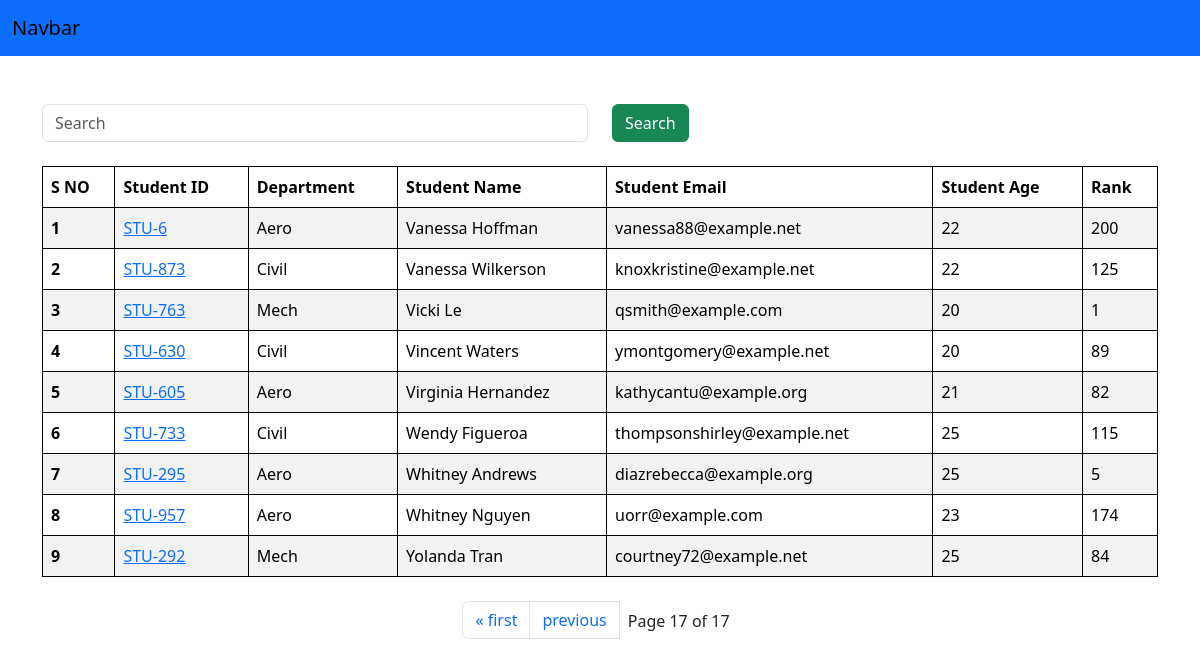
The page /?page=17 on the database its author committed.
### core/models.py (models this page shows, shortened)
class Student(models.Model):
    department_name = models.ForeignKey(Department, on_delete=models.CASCADE, null=True, blank=True, related_name='departmenttable')
    student_id = models.OneToOneField(StudentID, on_delete=models.CASCADE, related_name='studentid', null=True, blank=True)
    student_name = models.CharField(max_length=100)
    student_age = models.IntegerField(default=18)
    student_email = models.EmailField(unique=True)
    student_address = models.TextField()
    class Meta():
        ordering = ['student_name']

class StudentID(models.Model):
    student_id = models.CharField(max_length=100)
    def __str__(self) -> str:
        return self.student_id

class Department(models.Model):
    department_name = models.CharField(max_length=100)
    class Meta():
        ordering = ['department_name']

class ReportCard(models.Model):
    student = models.ForeignKey(Student, related_name='studentreportcard', on_delete=models.CASCADE)
    student_rank = models.IntegerField()
    date_of_generation = models.DateField(auto_now=True)
    unique_together = ['student_rank', 'date_of_generation']

### core/views.py (the view, shortened to what this page needs)
# urls.py: path('', get_students, name='get_students'),
def get_students(request):
    queryset = Student.objects.all()
    paginator = Paginator(queryset, 12)  # Show 12 contacts per page.
    page_number = request.GET.get("page")
    page_obj = paginator.get_page(page_number)
    context = {'queryset': page_obj}
    return render(request, 'student_list.html', context)

### core/templates/student_list.html (shortened to what this page needs)
{% extends 'base.html' %}
{% block start %}
<div class="container mt-5">
<form action="" class="mb-4">
    <div class="row">
        <div class="col-6">
            <input class="form-control" placeholder="Search" type="text" name="search">
        </div>
        <div class="col-6">
            <button class="btn btn-success" type="submit">Search</button>
        </div>
    </div>
</form>
    <table class="table table-striped">
        <thead>
          <tr>
            <th scope="col">S NO</th>
            <th scope="col">Student ID</th>
            <th scope="col">Department</th>
            <th scope="col">Student Name</th>
            <th scope="col">Student Email</th>
            <th scope="col">Student Age</th>
            <th scope="col">Rank</th>
          </tr>
        </thead>
        <tbody>
            {% for student in queryset %}
          <tr>
            <th scope="row">{{forloop.counter}}</th>
            <td><a href="{% url 'get_marks' student.student_id.student_id %}">{{student.student_id}}</a>
                </td>
            <td>{{student.department_name.department_name}}</td>
            <td>{{student.student_name}}</td>
            <td>{{student.student_email}}</td>
            <td>{{student.student_age}}</td>
            <td>{{student.studentreportcard.first.student_rank}}</td>
          </tr>
          {% endfor %}
          </tbody>
          </table>
<div class="mt-4">
          <nav aria-label="Page navigation example" >
          <ul class="pagination justify-content-center">
                {% if queryset.has_previous %}
                    <li class="page-item"><a class="page-link" href="?page=1">&laquo; first</a></li>
                    <li class="page-item"><a class="page-link" href="?page={{ queryset.previous_page_number }}">previous</a></li>
                {% endif %}
                <span class="current m-2">
                    Page {{ queryset.number }} of {{ queryset.paginator.num_pages }}
                </span>
        </ul>
        </nav>
    </div>
</div>
{% endblock %}

### core/templates/base.html (style rules this page uses)
tr, td, th { border: 1px solid black; }

### rows shown on the page
Student: student_id "STU-6", department_name.department_name "Aero", student_name "Vanessa Hoffman", student_email "vanessa88@example.net", student_age "22", studentreportcard.first.student_rank "200"
Student: student_id "STU-873", department_name.department_name "Civil", student_name "Vanessa Wilkerson", student_email "knoxkristine@example.net", student_age "22", studentreportcard.first.student_rank "125"
Student: student_id "STU-763", department_name.department_name "Mech", student_name "Vicki Le", student_email "qsmith@example.com", student_age "20", studentreportcard.first.student_rank "1"
Student: student_id "STU-630", department_name.department_name "Civil", student_name "Vincent Waters", student_email "ymontgomery@example.net", student_age "20", studentreportcard.first.student_rank "89"
Student: student_id "STU-605", department_name.department_name "Aero", student_name "Virginia Hernandez", student_email "kathycantu@example.org", student_age "21", studentreportcard.first.student_rank "82"
Student: student_id "STU-733", department_name.department_name "Civil", student_name "Wendy Figueroa", student_email "thompsonshirley@example.net", student_age "25", studentreportcard.first.student_rank "115"
Student: student_id "STU-295", department_name.department_name "Aero", student_name "Whitney Andrews", student_email "diazrebecca@example.org", student_age "25", studentreportcard.first.student_rank "5"
Student: student_id "STU-957", department_name.department_name "Aero", student_name "Whitney Nguyen", student_email "uorr@example.com", student_age "23", studentreportcard.first.student_rank "174"
Student: student_id "STU-292", department_name.department_name "Mech", student_name "Yolanda Tran", student_email "courtney72@example.net", student_age "25", studentreportcard.first.student_rank "84"

### other values the page prints
{{ queryset.number }} "17"
{{ queryset.paginator.num_pages }} "17"
